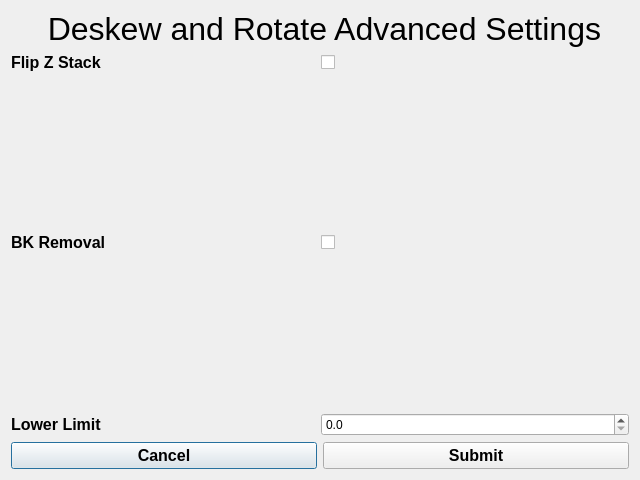
<?xml version="1.0" encoding="UTF-8"?>
<ui version="4.0">
 <class>DSRadvanced</class>
 <widget class="QDialog" name="DSRadvanced">
  <property name="geometry">
   <rect>
    <x>0</x>
    <y>0</y>
    <width>640</width>
    <height>480</height>
   </rect>
  </property>
  <property name="windowTitle">
   <string>DSR Advanced Settings</string>
  </property>
  <layout class="QGridLayout" name="gridLayout" rowstretch="0,10,0">
   <item row="0" column="0">
    <layout class="QVBoxLayout" name="verticalLayout">
     <item>
      <widget class="QLabel" name="dsrAdvancedSettingsLabel">
       <property name="font">
        <font>
         <pointsize>24</pointsize>
        </font>
       </property>
       <property name="text">
        <string> Deskew and Rotate Advanced Settings</string>
       </property>
       <property name="alignment">
        <set>Qt::AlignHCenter|Qt::AlignTop</set>
       </property>
      </widget>
     </item>
    </layout>
   </item>
   <item row="1" column="0">
    <layout class="QVBoxLayout" name="verticalLayout_2" stretch="1,1,1,1,1">
     <property name="spacing">
      <number>1</number>
     </property>
     <item>
      <layout class="QHBoxLayout" name="horizontalLayout_4">
       <item>
        <widget class="QLabel" name="flipZStackLabel">
         <property name="font">
          <font>
           <pointsize>12</pointsize>
           <bold>true</bold>
          </font>
         </property>
         <property name="text">
          <string>Flip Z Stack</string>
         </property>
        </widget>
       </item>
       <item>
        <widget class="QCheckBox" name="flipZStackCheckBox">
         <property name="text">
          <string/>
         </property>
        </widget>
       </item>
      </layout>
     </item>
     <item>
      <spacer name="verticalSpacer_2">
       <property name="orientation">
        <enum>Qt::Vertical</enum>
       </property>
       <property name="sizeHint" stdset="0">
        <size>
         <width>20</width>
         <height>40</height>
        </size>
       </property>
      </spacer>
     </item>
     <item>
      <layout class="QHBoxLayout" name="horizontalLayout">
       <item>
        <widget class="QLabel" name="bkRemovalLabel">
         <property name="font">
          <font>
           <pointsize>12</pointsize>
           <bold>true</bold>
          </font>
         </property>
         <property name="text">
          <string>BK Removal</string>
         </property>
        </widget>
       </item>
       <item>
        <widget class="QCheckBox" name="bkRemovalCheckBox">
         <property name="sizePolicy">
          <sizepolicy hsizetype="Minimum" vsizetype="Maximum">
           <horstretch>0</horstretch>
           <verstretch>0</verstretch>
          </sizepolicy>
         </property>
         <property name="autoFillBackground">
          <bool>false</bool>
         </property>
         <property name="text">
          <string/>
         </property>
        </widget>
       </item>
      </layout>
     </item>
     <item>
      <spacer name="verticalSpacer">
       <property name="orientation">
        <enum>Qt::Vertical</enum>
       </property>
       <property name="sizeType">
        <enum>QSizePolicy::Preferred</enum>
       </property>
       <property name="sizeHint" stdset="0">
        <size>
         <width>20</width>
         <height>5</height>
        </size>
       </property>
      </spacer>
     </item>
     <item>
      <layout class="QHBoxLayout" name="horizontalLayout_2">
       <item>
        <widget class="QLabel" name="lowerLimitLabel">
         <property name="font">
          <font>
           <pointsize>12</pointsize>
           <bold>true</bold>
          </font>
         </property>
         <property name="text">
          <string>Lower Limit</string>
         </property>
        </widget>
       </item>
       <item>
        <widget class="QDoubleSpinBox" name="lowerLimitSpinBox">
         <property name="sizePolicy">
          <sizepolicy hsizetype="Minimum" vsizetype="Maximum">
           <horstretch>0</horstretch>
           <verstretch>0</verstretch>
          </sizepolicy>
         </property>
         <property name="decimals">
          <number>1</number>
         </property>
         <property name="singleStep">
          <double>0.100000000000000</double>
         </property>
        </widget>
       </item>
      </layout>
     </item>
    </layout>
   </item>
   <item row="2" column="0">
    <layout class="QHBoxLayout" name="horizontalLayout_3">
     <item>
      <widget class="QPushButton" name="cancelButton">
       <property name="font">
        <font>
         <pointsize>12</pointsize>
         <bold>true</bold>
        </font>
       </property>
       <property name="text">
        <string>Cancel</string>
       </property>
      </widget>
     </item>
     <item>
      <widget class="QPushButton" name="submitButton">
       <property name="font">
        <font>
         <pointsize>12</pointsize>
         <bold>true</bold>
        </font>
       </property>
       <property name="text">
        <string>Submit</string>
       </property>
      </widget>
     </item>
    </layout>
   </item>
  </layout>
 </widget>
 <resources/>
 <connections/>
</ui>
